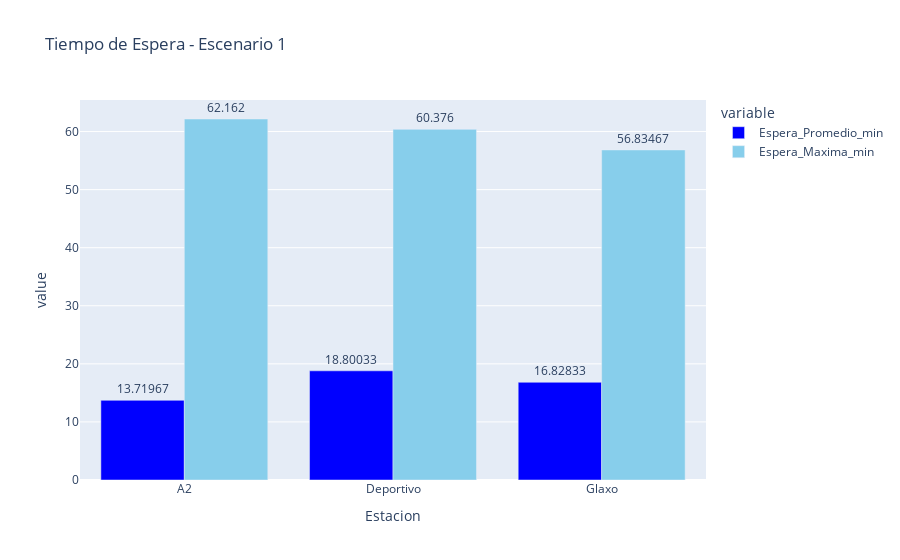
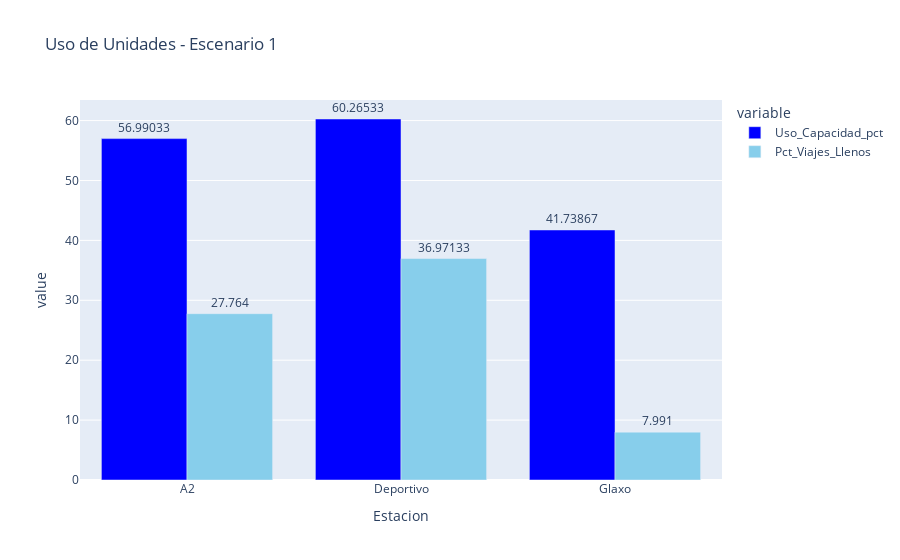
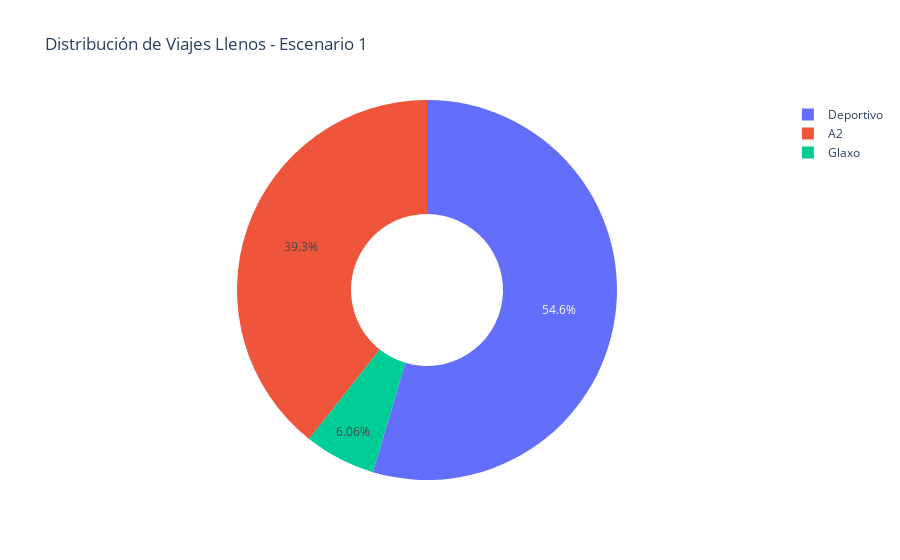
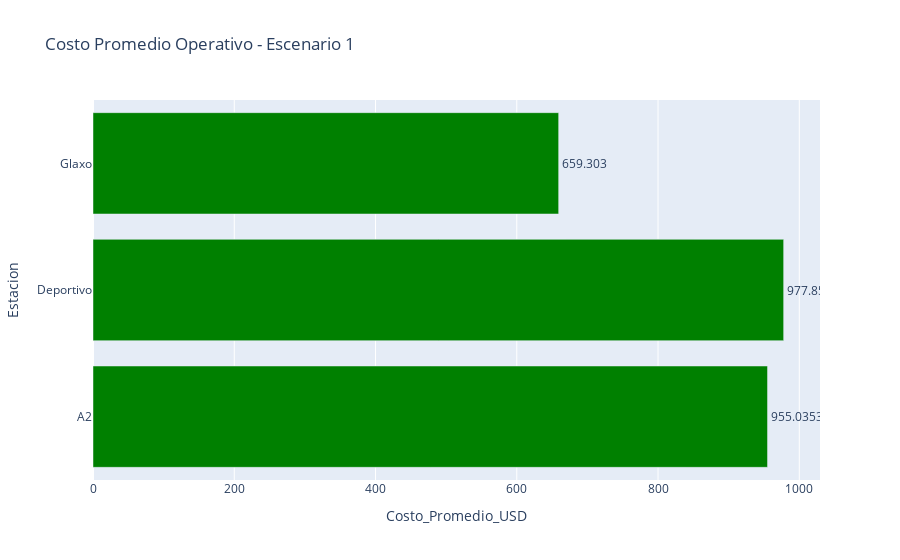

The cell these charts' notebook holds for them, in order:
### Markdown cell above
## Gráficas individuales por escenario

### Code cell
import pandas as pd
import plotly.express as px
import plotly.graph_objects as go
from math import pi
import os
import seaborn as sns
# Diccionario de archivos y nombre del escenario
archivos = {
    "Escenario 1": "Es7_MejorResultado1Glaxomenortiempo.xlsx",
    "Escenario 2": "Es8_Mod1van.xlsx",
    "Escenario 3": "Esc9_CombinacionDA.xlsx",
    "Escenario 4": "Esc10_CombinacionDA_MejorResultado.xlsx"
}

# Columnas clave para el radar chart
columnas_radar = [
    'Espera_Promedio_min',
    'Espera_Maxima_min',
    'Uso_Capacidad_pct',
    'Costo_Promedio_USD',
    'Pct_Viajes_Llenos',
    'Pct_Cumple_Frecuencia'
]

# Colores personalizados
colores_barras = ['blue', 'skyblue']

# Loop para graficar cada escenario
for nombre_escenario, archivo in archivos.items():
    try:
        df = pd.read_excel(archivo, sheet_name="RESUMEN")
        estaciones = df["Estacion"]

        # 1. Tiempo de Espera
        fig1 = px.bar(df, x="Estacion", y=["Espera_Promedio_min", "Espera_Maxima_min"],
                      barmode='group', title=f"Tiempo de Espera - {nombre_escenario}",
                      text_auto=True, color_discrete_sequence=colores_barras)
        fig1.update_traces(textposition='outside')
        fig1.show()

        # 2. Uso de Unidades
        fig2 = px.bar(df, x="Estacion", y=["Uso_Capacidad_pct", "Pct_Viajes_Llenos"],
                      barmode='group', title=f"Uso de Unidades - {nombre_escenario}",
                      text_auto=True, color_discrete_sequence=colores_barras)
        fig2.update_traces(textposition='outside')
        fig2.show()

        # 3. Pastel de Viajes Llenos Promedio
        fig3 = px.pie(df, names="Estacion", values="Viajes_Llenos_Promedio",
                      title=f"Distribución de Viajes Llenos - {nombre_escenario}", hole=0.4)
        fig3.show()

        # 4. Costo promedio operativo
        fig4 = px.bar(df, y="Estacion", x="Costo_Promedio_USD", orientation='h',
                      title=f"Costo Promedio Operativo - {nombre_escenario}",
                      text_auto=True, color_discrete_sequence=["green"])
        fig4.update_traces(textposition='outside')
        fig4.show()

        # 6. Radar Chart
        df_radar = df.set_index("Estacion")[columnas_radar]
        df_radar_norm = (df_radar - df_radar.min()) / (df_radar.max() - df_radar.min())

        categorias = columnas_radar
        fig6 = go.Figure()
        for est in df_radar_norm.index:
            fig6.add_trace(go.Scatterpolar(
                r=df_radar_norm.loc[est].tolist() + [df_radar_norm.loc[est].tolist()[0]],
                theta=categorias + [categorias[0]],
                fill='toself',
                name=est
            ))
        fig6.update_layout(
            polar=dict(radialaxis=dict(visible=True)),
            title=f"Radar Chart - {nombre_escenario}",
            showlegend=True
        )
        fig6.show()

    except Exception as e:
        print(f"❌ Error en {nombre_escenario}: {e}")

### Figure 1 — Plotly figure (JSON) as saved in the notebook; plotly's stock layout.template omitted (floating-point values rounded to 4 significant figures)
{"data": [{"alignmentgroup": "True", "hovertemplate": "variable=Espera_Promedio_min<br>Estacion=%{x}<br>value=%{y}<extra></extra>", "legendgroup": "Espera_Promedio_min", "marker": {"color": "blue", "pattern": {"shape": ""}}, "name": "Espera_Promedio_min", "offsetgroup": "Espera_Promedio_min", "orientation": "v", "showlegend": true, "textposition": "outside", "texttemplate": "%{y}", "type": "bar", "x": ["A2", "Deportivo", "Glaxo"], "xaxis": "x", "y": [13.72, 18.8, 16.83], "yaxis": "y"}, {"alignmentgroup": "True", "hovertemplate": "variable=Espera_Maxima_min<br>Estacion=%{x}<br>value=%{y}<extra></extra>", "legendgroup": "Espera_Maxima_min", "marker": {"color": "skyblue", "pattern": {"shape": ""}}, "name": "Espera_Maxima_min", "offsetgroup": "Espera_Maxima_min", "orientation": "v", "showlegend": true, "textposition": "outside", "texttemplate": "%{y}", "type": "bar", "x": ["A2", "Deportivo", "Glaxo"], "xaxis": "x", "y": [62.16, 60.38, 56.83], "yaxis": "y"}], "layout": {"barmode": "group", "legend": {"title": {"text": "variable"}, "tracegroupgap": 0}, "title": {"text": "Tiempo de Espera - Escenario 1"}, "xaxis": {"anchor": "y", "domain": [0, 1], "title": {"text": "Estacion"}}, "yaxis": {"anchor": "x", "domain": [0, 1], "title": {"text": "value"}}}}

### Figure 2 — Plotly figure (JSON) as saved in the notebook; plotly's stock layout.template omitted (floating-point values rounded to 4 significant figures)
{"data": [{"alignmentgroup": "True", "hovertemplate": "variable=Uso_Capacidad_pct<br>Estacion=%{x}<br>value=%{y}<extra></extra>", "legendgroup": "Uso_Capacidad_pct", "marker": {"color": "blue", "pattern": {"shape": ""}}, "name": "Uso_Capacidad_pct", "offsetgroup": "Uso_Capacidad_pct", "orientation": "v", "showlegend": true, "textposition": "outside", "texttemplate": "%{y}", "type": "bar", "x": ["A2", "Deportivo", "Glaxo"], "xaxis": "x", "y": [56.99, 60.27, 41.74], "yaxis": "y"}, {"alignmentgroup": "True", "hovertemplate": "variable=Pct_Viajes_Llenos<br>Estacion=%{x}<br>value=%{y}<extra></extra>", "legendgroup": "Pct_Viajes_Llenos", "marker": {"color": "skyblue", "pattern": {"shape": ""}}, "name": "Pct_Viajes_Llenos", "offsetgroup": "Pct_Viajes_Llenos", "orientation": "v", "showlegend": true, "textposition": "outside", "texttemplate": "%{y}", "type": "bar", "x": ["A2", "Deportivo", "Glaxo"], "xaxis": "x", "y": [27.76, 36.97, 7.991], "yaxis": "y"}], "layout": {"barmode": "group", "legend": {"title": {"text": "variable"}, "tracegroupgap": 0}, "title": {"text": "Uso de Unidades - Escenario 1"}, "xaxis": {"anchor": "y", "domain": [0, 1], "title": {"text": "Estacion"}}, "yaxis": {"anchor": "x", "domain": [0, 1], "title": {"text": "value"}}}}

### Figure 3 — Plotly figure (JSON) as saved in the notebook; plotly's stock layout.template omitted (floating-point values rounded to 4 significant figures)
{"data": [{"domain": {"x": [0, 1], "y": [0, 1]}, "hole": 0.4, "hovertemplate": "Estacion=%{label}<br>Viajes_Llenos_Promedio=%{value}<extra></extra>", "labels": ["A2", "Deportivo", "Glaxo"], "legendgroup": "", "name": "", "showlegend": true, "type": "pie", "values": [18.4, 25.53, 2.833]}], "layout": {"legend": {"tracegroupgap": 0}, "title": {"text": "Distribución de Viajes Llenos - Escenario 1"}}}

### Figure 4 — Plotly figure (JSON) as saved in the notebook; plotly's stock layout.template omitted (floating-point values rounded to 4 significant figures)
{"data": [{"hovertemplate": "Costo_Promedio_USD=%{x}<br>Estacion=%{y}<extra></extra>", "legendgroup": "", "marker": {"color": "green", "pattern": {"shape": ""}}, "name": "", "orientation": "h", "showlegend": false, "textposition": "outside", "texttemplate": "%{x}", "type": "bar", "x": [955.0, 977.9, 659.3], "xaxis": "x", "y": ["A2", "Deportivo", "Glaxo"], "yaxis": "y"}], "layout": {"barmode": "relative", "legend": {"tracegroupgap": 0}, "title": {"text": "Costo Promedio Operativo - Escenario 1"}, "xaxis": {"anchor": "y", "domain": [0, 1], "title": {"text": "Costo_Promedio_USD"}}, "yaxis": {"anchor": "x", "domain": [0, 1], "title": {"text": "Estacion"}}}}
